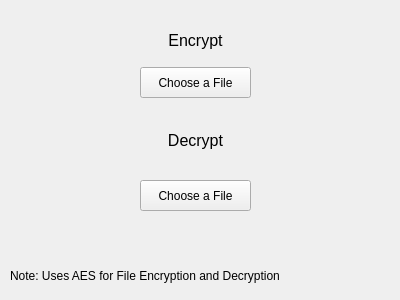
<?xml version="1.0" encoding="UTF-8"?>
<ui version="4.0">
 <class>File_Encryption_Decryption</class>
 <widget class="QWidget" name="File_Encryption_Decryption">
  <property name="geometry">
   <rect>
    <x>0</x>
    <y>0</y>
    <width>400</width>
    <height>300</height>
   </rect>
  </property>
  <property name="windowTitle">
   <string>File Encryption/Decryption</string>
  </property>
  <widget class="QPushButton" name="pushButton">
   <property name="geometry">
    <rect>
     <x>140</x>
     <y>67</y>
     <width>111</width>
     <height>31</height>
    </rect>
   </property>
   <property name="text">
    <string>Choose a File</string>
   </property>
  </widget>
  <widget class="QPushButton" name="pushButton_2">
   <property name="geometry">
    <rect>
     <x>140</x>
     <y>180</y>
     <width>111</width>
     <height>31</height>
    </rect>
   </property>
   <property name="text">
    <string>Choose a File</string>
   </property>
  </widget>
  <widget class="QLabel" name="label">
   <property name="geometry">
    <rect>
     <x>140</x>
     <y>20</y>
     <width>111</width>
     <height>41</height>
    </rect>
   </property>
   <property name="text">
    <string>&lt;html&gt;&lt;head/&gt;&lt;body&gt;&lt;p align=&quot;center&quot;&gt;&lt;span style=&quot; font-size:12pt;&quot;&gt;Encrypt&lt;/span&gt;&lt;/p&gt;&lt;/body&gt;&lt;/html&gt;</string>
   </property>
  </widget>
  <widget class="QLabel" name="label_2">
   <property name="geometry">
    <rect>
     <x>10</x>
     <y>250</y>
     <width>301</width>
     <height>51</height>
    </rect>
   </property>
   <property name="text">
    <string>Note: Uses AES for File Encryption and Decryption</string>
   </property>
  </widget>
  <widget class="QLabel" name="label_3">
   <property name="geometry">
    <rect>
     <x>140</x>
     <y>120</y>
     <width>111</width>
     <height>41</height>
    </rect>
   </property>
   <property name="text">
    <string>&lt;html&gt;&lt;head/&gt;&lt;body&gt;&lt;p align=&quot;center&quot;&gt;&lt;span style=&quot; font-size:12pt;&quot;&gt;Decrypt&lt;/span&gt;&lt;/p&gt;&lt;/body&gt;&lt;/html&gt;</string>
   </property>
  </widget>
 </widget>
 <resources/>
 <connections/>
</ui>
